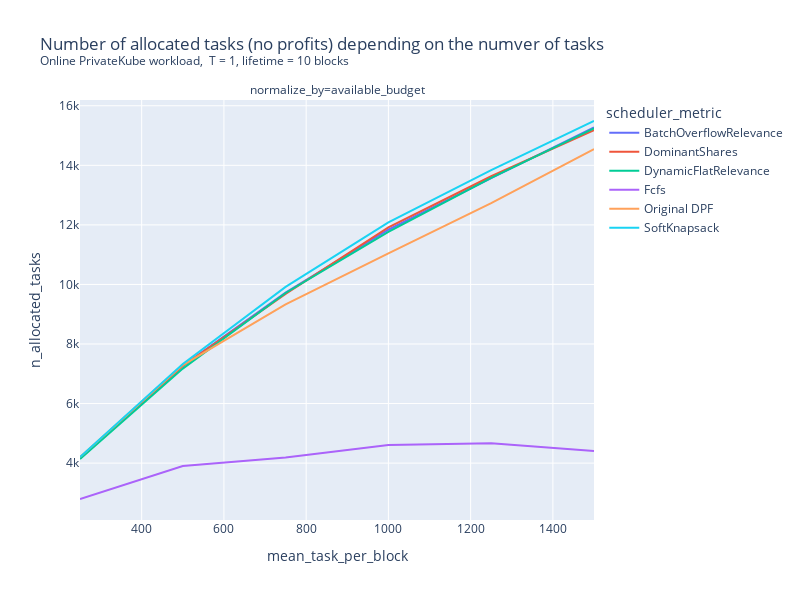

Notebook source saved alongside this figure:
### Code cell
# Online, increasing load. T = 1 fixed. No profits.
# Running on ds9 at 22:53
rdf = load_ray_experiment(Path("/home/pierre/privacypacking/logs/ray/run_and_report_2021-12-09_22-55-05"))
rdf = rdf[rdf.scheduler_metric != "SoftKnapsack"]
dpf = load_ray_experiment(Path("/home/pierre/privacypacking/logs/ray/run_and_report_2021-12-10_09-18-06")).query("data_path == 'privatekube_event_g0.0_l0.5_p=1'")

dpf["scheduler_metric"] = "Original DPF"

rdf = pd.concat([rdf, 
                 load_ray_experiment(Path("/home/pierre/privacypacking/logs/ray/run_and_report_2021-12-10_12-26-26")),
                 dpf,
                 ])

px.line(
    rdf.sort_values(["mean_task_per_block", "scheduler_metric"]),
    x="mean_task_per_block",
    y="n_allocated_tasks",
    color="scheduler_metric",
    # log_x=True,
    width=800,
    height=600,
    # range_y=[0,1200],
    facet_col="normalize_by",
    facet_col_wrap=1,
    title="Number of allocated tasks (no profits) depending on the numver of tasks<br><sup>Online PrivateKube workload,  T = 1, lifetime = 10 blocks</sup>"

)

### Figure 1 — Plotly figure (JSON) as saved in the notebook; plotly's stock layout.template omitted (floating-point values rounded to 4 significant figures)
{"data": [{"hovertemplate": "scheduler_metric=BatchOverflowRelevance<br>normalize_by=available_budget<br>mean_task_per_block=%{x}<br>n_allocated_tasks=%{y}<extra></extra>", "legendgroup": "BatchOverflowRelevance", "line": {"color": "#636efa", "dash": "solid"}, "marker": {"symbol": "circle"}, "mode": "lines", "name": "BatchOverflowRelevance", "orientation": "v", "showlegend": true, "type": "scatter", "x": [250, 500, 750, 1000, 1250, 1500], "xaxis": "x", "y": [4160, 7266, 9726, 11837, 13568, 15272], "yaxis": "y"}, {"hovertemplate": "scheduler_metric=DominantShares<br>normalize_by=available_budget<br>mean_task_per_block=%{x}<br>n_allocated_tasks=%{y}<extra></extra>", "legendgroup": "DominantShares", "line": {"color": "#EF553B", "dash": "solid"}, "marker": {"symbol": "circle"}, "mode": "lines", "name": "DominantShares", "orientation": "v", "showlegend": true, "type": "scatter", "x": [250, 500, 750, 1000, 1250, 1500], "xaxis": "x", "y": [4152, 7262, 9685, 11917, 13634, 15185], "yaxis": "y"}, {"hovertemplate": "scheduler_metric=DynamicFlatRelevance<br>normalize_by=available_budget<br>mean_task_per_block=%{x}<br>n_allocated_tasks=%{y}<extra></extra>", "legendgroup": "DynamicFlatRelevance", "line": {"color": "#00cc96", "dash": "solid"}, "marker": {"symbol": "circle"}, "mode": "lines", "name": "DynamicFlatRelevance", "orientation": "v", "showlegend": true, "type": "scatter", "x": [250, 500, 750, 1000, 1250, 1500], "xaxis": "x", "y": [4141, 7175, 9714, 11768, 13581, 15244], "yaxis": "y"}, {"hovertemplate": "scheduler_metric=Fcfs<br>normalize_by=available_budget<br>mean_task_per_block=%{x}<br>n_allocated_tasks=%{y}<extra></extra>", "legendgroup": "Fcfs", "line": {"color": "#ab63fa", "dash": "solid"}, "marker": {"symbol": "circle"}, "mode": "lines", "name": "Fcfs", "orientation": "v", "showlegend": true, "type": "scatter", "x": [250, 500, 750, 1000, 1250, 1500], "xaxis": "x", "y": [2795, 3901, 4188, 4607, 4666, 4410], "yaxis": "y"}, {"hovertemplate": "scheduler_metric=Original DPF<br>normalize_by=available_budget<br>mean_task_per_block=%{x}<br>n_allocated_tasks=%{y}<extra></extra>", "legendgroup": "Original DPF", "line": {"color": "#FFA15A", "dash": "solid"}, "marker": {"symbol": "circle"}, "mode": "lines", "name": "Original DPF", "orientation": "v", "showlegend": true, "type": "scatter", "x": [250, 500, 750, 1000, 1250, 1500], "xaxis": "x", "y": [4203, 7292, 9331, 11046, 12731, 14547], "yaxis": "y"}, {"hovertemplate": "scheduler_metric=SoftKnapsack<br>normalize_by=available_budget<br>mean_task_per_block=%{x}<br>n_allocated_tasks=%{y}<extra></extra>", "legendgroup": "SoftKnapsack", "line": {"color": "#19d3f3", "dash": "solid"}, "marker": {"symbol": "circle"}, "mode": "lines", "name": "SoftKnapsack", "orientation": "v", "showlegend": true, "type": "scatter", "x": [250, 500, 750, 1000, 1250, 1500], "xaxis": "x", "y": [4206, 7328, 9917, 12086, 13838, 15489], "yaxis": "y"}], "layout": {"annotations": [{"font": {}, "showarrow": false, "text": "normalize_by=available_budget", "x": 0.5, "xanchor": "center", "xref": "paper", "y": 1, "yanchor": "bottom", "yref": "paper"}], "height": 600, "legend": {"title": {"text": "scheduler_metric"}, "tracegroupgap": 0}, "title": {"text": "Number of allocated tasks (no profits) depending on the numver of tasks<br><sup>Online PrivateKube workload,  T = 1, lifetime = 10 blocks</sup>"}, "width": 800, "xaxis": {"anchor": "y", "domain": [0, 1], "title": {"text": "mean_task_per_block"}}, "yaxis": {"anchor": "x", "domain": [0, 1], "title": {"text": "n_allocated_tasks"}}}}
